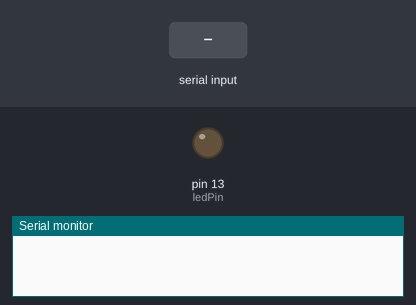
Recording of a sketch running on a simulated Arduino Uno, built with avr-gcc and run on an emulated ATmega328P. Parts: output pins drawn as LEDs (lit = HIGH), the last lines printed to the serial monitor. Inputs (shaded band) come from the test bench.

Above: at 1.2 s.
1.3 s: "$" received over the second serial link
At 2.1 s:
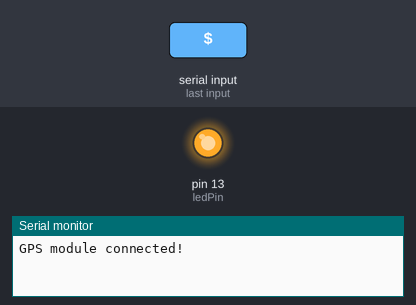
Timing chart, 0 to 7.8 s (numbered marks = the images above; inputs shaded):
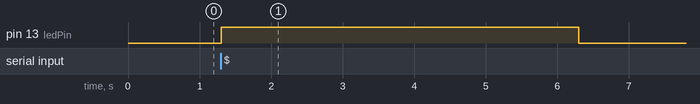

The sketch:

GPS_test_code.ino
```cpp
#include <SoftwareSerial.h>

// Define the pins for the LED and GPS module
const int ledPin = 13; // Pin connected to the LED
const int gpsTxPin = 3; // TX pin of GPS module connected to Arduino's pin 3
const int gpsRxPin = 4; // RX pin of GPS module connected to Arduino's pin 4

// Create a SoftwareSerial object to communicate with the GPS module
SoftwareSerial gpsSerial(gpsTxPin, gpsRxPin);

void setup() {
  // Initialize serial communication with the PC
  Serial.begin(9600);

  // Initialize serial communication with the GPS module
  gpsSerial.begin(9600);

  // Set the LED pin as an output
  pinMode(ledPin, OUTPUT);
}

void loop() {
  // Check if data is available from the GPS module
  if (gpsSerial.available() > 0) {
    // Read the incoming character from the GPS module
    char gpsData = gpsSerial.read();

    // Check if the received character indicates valid GPS data
    if (gpsData == '$') {
      // Valid GPS data received, turn on the LED
      digitalWrite(ledPin, HIGH);
      Serial.println("GPS module connected!");
      // Wait for a while before turning off the LED
      delay(5000); // 5 seconds delay
      digitalWrite(ledPin, LOW); // Turn off the LED
    }
  }
}
```

Measured:
- after the input at 1.3 s, pin 13 (ledPin): LOW → HIGH at once, → LOW 5.0 s later
